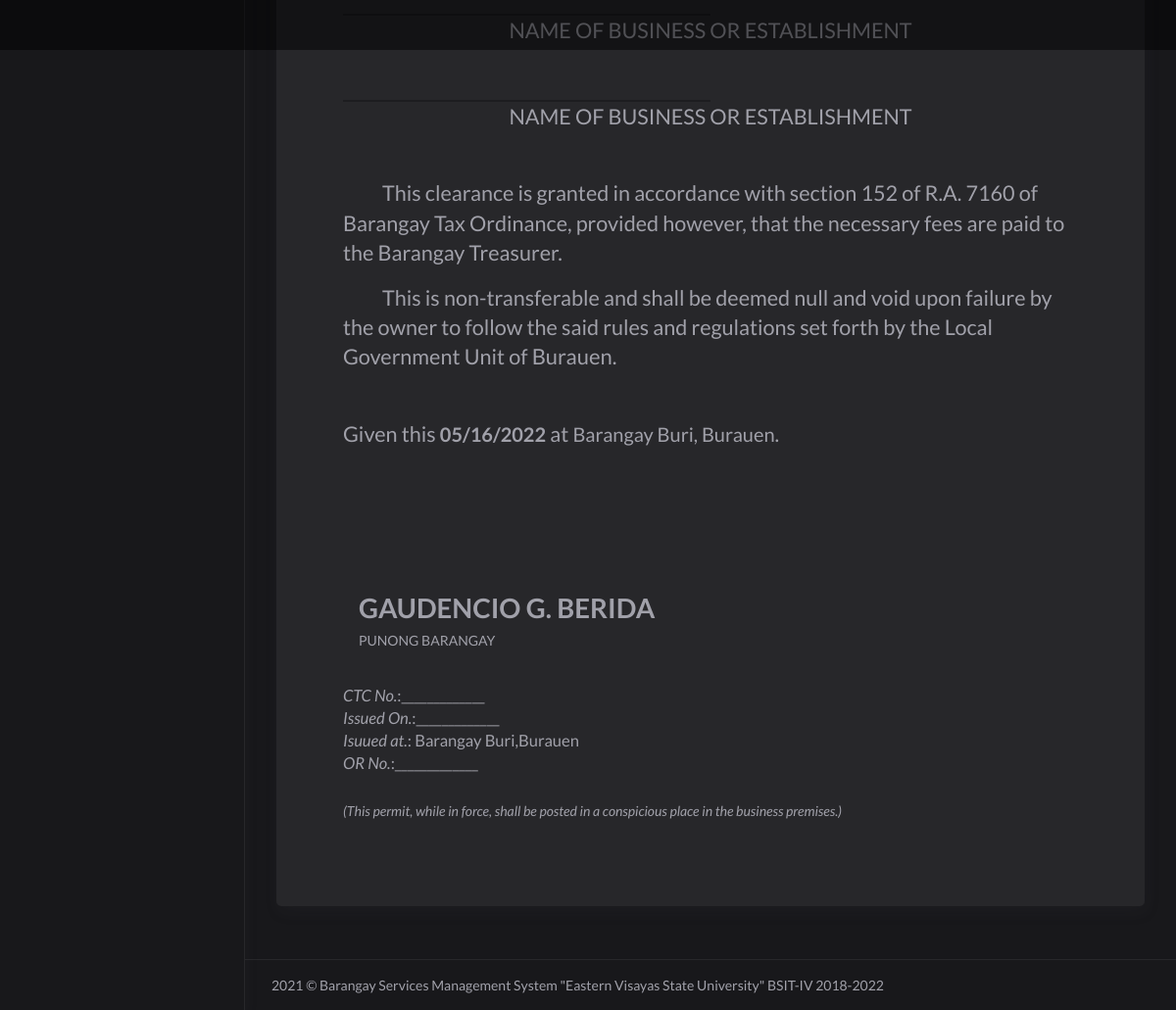
The page /generate_business_permit.php (lower part) on the database as committed earlier.
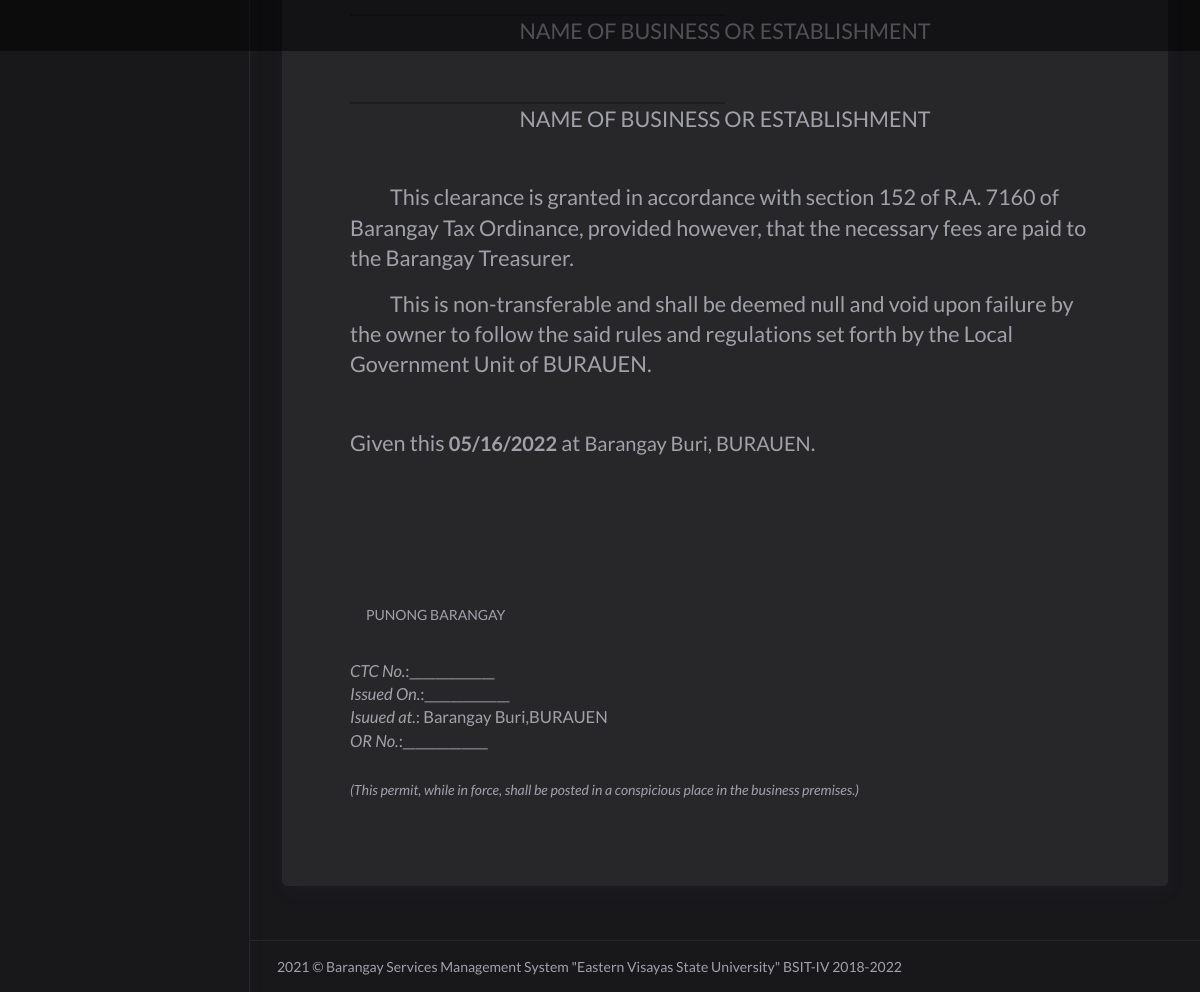
The same page on the database as committed later.
### tables this page shows
CREATE TABLE `tblbrgy_info` (
  `id` int NOT NULL AUTO_INCREMENT,
  `province` varchar(100) DEFAULT NULL,
  `town` varchar(100) DEFAULT NULL,
  `brgy_name` varchar(50) DEFAULT NULL,
  `number` varchar(50) DEFAULT NULL,
  `text` text,
  `image` varchar(200) DEFAULT NULL,
  `city_logo` varchar(100) DEFAULT NULL,
  `brgy_logo` varchar(100) DEFAULT NULL,
  PRIMARY KEY (`id`)
);

CREATE TABLE `tblofficials` (
  `id` int NOT NULL AUTO_INCREMENT,
  `name` varchar(50) DEFAULT NULL,
  `chairmanship` varchar(50) DEFAULT NULL,
  `position` varchar(50) DEFAULT NULL,
  `termstart` date DEFAULT NULL,
  `termend` date DEFAULT NULL,
  `status` varchar(20) DEFAULT NULL,
  PRIMARY KEY (`id`)
);

### templates/main-header.php (called while the page is built, shortened)
<?php include 'model/fetch_brgy_info.php' ?>

### model/fetch_brgy_info.php (called while the page is built, shortened)
<?php
    $query = "SELECT * FROM tblbrgy_info";
    $result = $conn->query($query);
	$row = $result->fetch_assoc();
	if($row){
		$town	= $row['town'];
		$brgy 		= $row['brgy_name'];
	}
?>

### generate_business_permit.php (the view, shortened to what this page needs)
<?php include 'bootstrap/index.php' ?>
<?php
$c = "SELECT * FROM tblofficials JOIN tblposition ON tblofficials.position=tblposition.id WHERE tblposition.position='Captain'";
$captain = $conn->query($c)->fetch_assoc();
?>
<!DOCTYPE html>
<html lang="en">
<head>
    <?php include 'templates/header.php' ?>
</head>
<body>
    <div class="wrapper">
        <?php include 'templates/main-header.php' ?>
        <?php include 'templates/sidebar.php' ?>
        <div class="main-panel">
            <div class="content">
                <div class="page-inner">
                    <div class="row mt--2">
                        <div class="col-md-12">
                            <div class="card">
                                <div class="card-body m-5" id="printThis">
                                    <div class="row mt-2">
                                        <div class="col-md-12">
                                            <div class="text-center pt-4">
                                                <hr class="w-50 mt-0 mb-0" style="border-top: 2px solid black;">
                                                <h2 class="mt-0">NAME OF BUSINESS OR ESTABLISHMENT</h2>
                                            </div>
                                            <div class="text-center pt-4 mb-5">
                                                <hr class="w-50 mt-0 mb-0" style="border-top: 2px solid black;">
                                                <h2 class="mt-0">NAME OF BUSINESS OR ESTABLISHMENT</h2>
                                            </div>
                                            <h2 class="mt-5" style="text-indent: 40px;">This clearance is granted in accordance with section 152 of R.A. 7160 of Barangay Tax Ordinance, provided however, that the necessary fees are paid to the Barangay Treasurer.</h2>
                                            <h2 class="mt-3" style="text-indent: 40px;">This is non-transferable and shall be deemed null and void upon failure by the owner to follow the said rules and regulations set forth by the Local Government Unit of <span style="font-size:22px"><?= ucwords($town) ?>.</h2>
                                            <h2 class="mt-5">Given this <span class="fw-bold" style="font-size:20px"><?= date('m/d/Y') ?></span> at <span style="font-size:20px"><?= ucwords($brgy . ', ' . $town) ?></span>.</h2>
                                        </div>
                                        <div class="col-md-12">
                                            <div class="p-3 text-right mr-5" style="margin-top:120px">
                                                <h1 class="fw-bold mb-0 text-uppercase"><?= ucwords($captain['name']) ?></h1>
                                                <p class="mr-5">PUNONG BARANGAY</p>
                                            </div>
                                        </div>
                                        <div class="col-md-12 mb-4">
                                            <h4 class="mb-0"><i>CTC No.</i>:_____________</h4>
                                            <h4 class="mb-0"><i>Issued On.</i>:_____________</h4>
                                            <h4 class="mb-0"><i>Isuued at.</i>: <?= ucwords($brgy . ',' . $town) ?></h4>
                                            <h4 class="mb-0"><i>OR No.</i>:_____________</h4>
                                        </div>
                                        <p class="ml-3"><i>(This permit, while in force, shall be posted in a conspicious place in the business premises.)</i></p>
                                    </div>
                                </div>
                            </div>
                        </div>
                    </div>
                </div>
            </div>
            <div class="modal fade" id="pment" tabindex="-1" role="dialog" aria-labelledby="exampleModalLabel" aria-hidden="true" data-backdrop="static" data-keyboard="false">
            </div>
            <?php include 'templates/main-footer.php' ?>
        </div>
    </div>
</body>
</html>

### templates/header.php (shortened to what this page needs)
<link rel="stylesheet" href="assets/css/bootstrap.min.css">
<link rel="stylesheet" href="assets/css/atlantis.css">
<link rel="stylesheet" href="assets/css/custom.css">

### templates/sidebar.php (shortened to what this page needs)
<div class="sidebar sidebar-style-2">
  <div class="sidebar-wrapper scrollbar scrollbar-inner">
    <div class="sidebar-content">
    </div>
  </div>
</div>

### templates/main-footer.php (shortened to what this page needs)
<footer class="footer">
    <div class="container-fluid">
        <div class="copyright ml-auto">
            2021 &copy Barangay Services Management System "Eastern Visayas State University" BSIT-IV 2018-2022
        </div>
    </div>
</footer>

### templates/header.php (style rules this page uses)
body, html, .preloader { background-color: #18181b !important; color: #a1a1aa; }
.card { background-color: #27272a; }
.footer { background-color: #18181b; border-top: 1px solid #27272a; }
.sidebar-wrapper { background-color: #18181b !important; border-right: 1px solid #27272a; }

Rows that differ between the two databases and show on the page:
no longer on this page (row unchanged): tblofficials: name "GAUDENCIO G. BERIDA"
changed tblbrgy_info: town "Burauen" → "BURAUEN"; brgy_name+town "Barangay Buri, Burauen" → "Barangay Buri, BURAUEN"; brgy_name+town "Barangay Buri,Burauen" → "Barangay Buri,BURAUEN"
